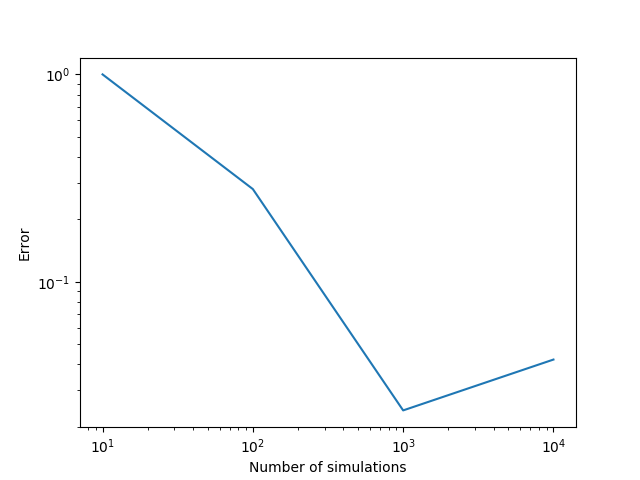

Write Python code to recreate this figure.
#!bin/usr/python3

import numpy as np
from SSA import SSA
import matplotlib.pyplot as plt




def build_model():
    '''Build the Boomerang process model'''
    stoch = np.array([[1, 0 , -1], [0, 1, -1]])

    x_0 = [10,10]

    def props(x):
    	return np.array([1,1,0.01*x[0]*x[1]])

    return stoch,props,x_0







def main():
    #initialize seed based on input
    with open('Input2.txt','r') as input_1:
        seed = input_1.readline()

    #initialize the number of simulations and set the seed
    ns = [10,100,1000,10000]
    np.random.seed(int(seed))

    stoch,props,x_0 = build_model()
    t_final = 10

    #for each number of simulations store all values of A at T=10
    means = []
    for n in ns:
        x_a = []
        for n_i in range(0,int(n)):
            states,times = SSA(stoch,props,x_0,t_final)
            x_a.append(states[0][-1])
        #compute mean of A at T=10
        means.append(np.mean(x_a))

    #compute the error for exp(A) = 10 at T=10
    error = [abs(mean-10) for mean in means]
    #plot the logscaled error for each number of simulations
    plt.loglog(ns,error)
    plt.xlabel('Number of simulations')
    plt.ylabel('Error')
    plt.savefig('Exc4Task2c.png')









if __name__ == "__main__":
    main()
